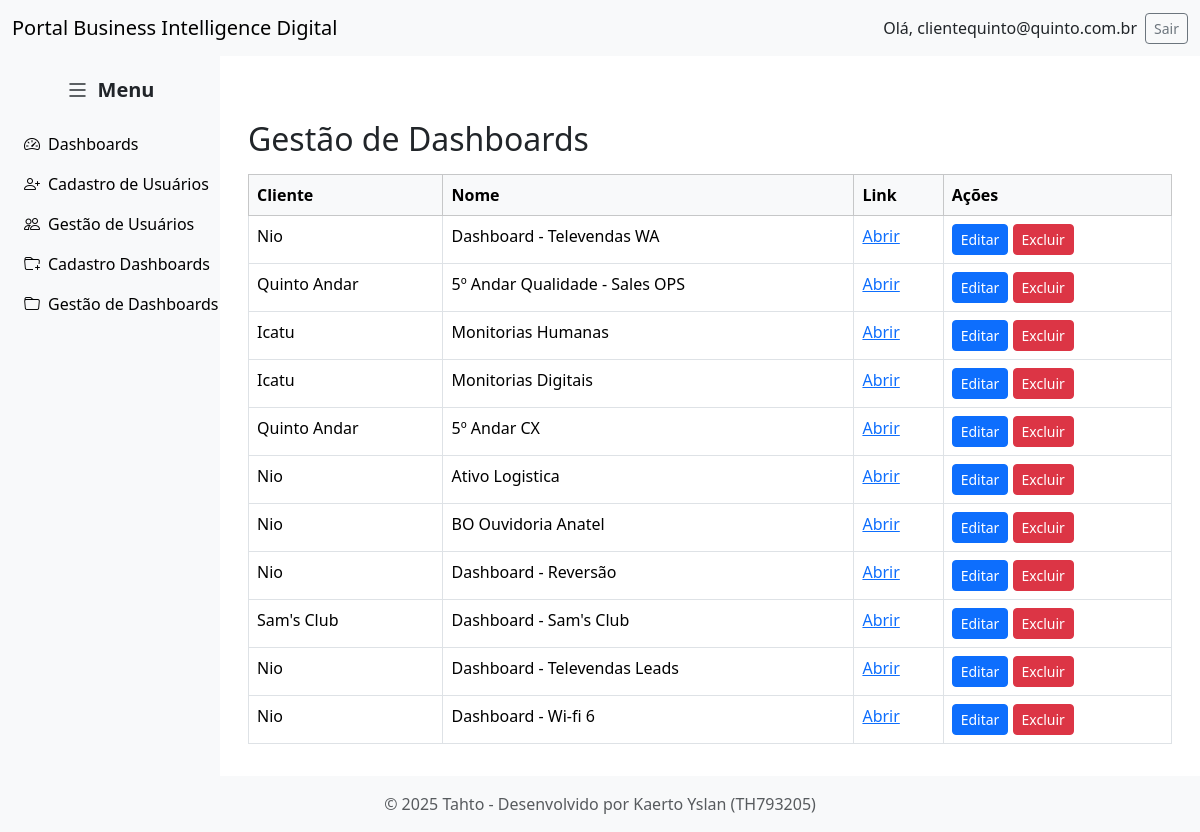
Screenshot of /gestao_dashboards (signed in) with the database file from the repository.
### tables this page shows
CREATE TABLE users (
	id INTEGER PRIMARY KEY AUTOINCREMENT,
	username TEXT NOT NULL,
	password_hash TEXT NOT NULL,
	tipo INTEGER
, first_login INTEGER DEFAULT 1);

CREATE TABLE dashboard (
            cliente TEXT NOT NULL,
            nome TEXT NOT NULL,
            link TEXT NOT NULL
        , id INTEGER);

### views.py (the view)
@app.route('/gestao_dashboards')
def gestao_dashboards():
    conn = get_db_connection()
    dashboards = conn.execute('SELECT * FROM dashboard').fetchall()
    conn.close()
    return render_template('gestao_dashboards.html', dashboards=dashboards)

### main.py (called while the page is built)
def get_db_connection():
    conn = sqlite3.connect(DB_PATH)
    conn.row_factory = sqlite3.Row
    return conn

def find_user_by_id(user_id):
    with get_db_connection() as conn:
        row = conn.execute(
            "SELECT id, username, password_hash, tipo, first_login FROM users WHERE id = ?",
            (user_id,)
        ).fetchone()
        if row:
            return User(row["id"], row["username"], row["password_hash"], row["tipo"], row["first_login"])
        return None

@login_manager.user_loader
def load_user(user_id):
    return find_user_by_id(user_id)

### views.py (called while the page is built)
@app.before_request
def force_first_login():
    if current_user.is_authenticated:
        endpoint = request.endpoint or ""
        if current_user.first_login == 1 and endpoint not in (
            "logout", "login", "change_password_first_time", "static"
        ):
            return redirect(url_for("change_password_first_time"))

### templates/gestao_dashboards.html (shortened to what this page needs)
{% extends "base_admin.html" %}
{% block content %}
<div class="container mt-5">
    <h2>Gestão de Dashboards</h2>
    <table class="table table-bordered mt-3">
        <thead class="table-light">
            <tr>
                <th>Cliente</th>
                <th>Nome</th>
                <th>Link</th>
                <th>Ações</th>
            </tr>
        </thead>
        <tbody>
            {% for dashboard in dashboards %}
            <tr>
                <td>{{ dashboard['cliente'] }}</td>
                <td>{{ dashboard['nome'] }}</td>
                <td><a href="{{ dashboard['link'] }}" target="_blank">Abrir</a></td>
                <td>
                    <a href="{{ url_for('editar_dashboard', id=dashboard['id']) }}" class="btn btn-sm btn-primary">Editar</a>
                    <form action="{{ url_for('excluir_dashboard', id=dashboard['id']) }}" method="POST" style="display:inline-block;">
                        <button type="submit" class="btn btn-sm btn-danger" onclick="return confirm('Tem certeza que deseja excluir este dashboard?');">Excluir</button>
                    </form>
                </td>
            </tr>
            {% endfor %}
        </tbody>
    </table>
</div>
{% endblock %}

### templates/base_admin.html (shortened to what this page needs)
<!doctype html>
<html lang="pt-br">
<head>
  <link href="https://cdn.jsdelivr.net/npm/bootstrap@5.3.2/dist/css/bootstrap.min.css" rel="stylesheet">
  <link href="https://cdn.jsdelivr.net/npm/bootstrap-icons@1.11.1/font/bootstrap-icons.css" rel="stylesheet">
</head>
<body>
  <nav class="navbar navbar-expand-lg navbar-light bg-light">
    <div class="container-fluid d-flex justify-content-between align-items-center">
      <a class="navbar-brand mb-0" href="{{ url_for('index') }}">
        Portal Business Intelligence Digital
      </a>
      {% if current_user.is_authenticated %}
        <div class="d-flex align-items-center">
          <span class="me-2">Olá, {{ current_user.username }}</span>
          <a class="btn btn-sm btn-outline-secondary" href="{{ url_for('logout') }}">Sair</a>
        </div>
      {% endif %}
    </div>
  </nav>
  <div class="container-fluid content-wrapper">
    {% if current_user.is_authenticated %}
      <div class="sidebar" id="sidebar">
        <div class="sidebar-toggle" id="toggleBtn">
          <i class="bi bi-list"></i>
          <span>Menu</span>
        </div>
        <a href="{{ url_for('homepage') }}"><i class="bi bi-speedometer2"></i> <span>Dashboards</span></a>
        <a href="{{ url_for('register') }}"><i class="bi bi-person-plus"></i> <span>Cadastro de Usuários</span></a>
        <a href="{{ url_for('gestao_usuarios') }}"><i class="bi bi-people"></i> <span>Gestão de Usuários</span></a>
        <a href="{{ url_for('register_dashboard') }}"><i class="bi bi-folder-plus"></i> <span>Cadastro Dashboards</span></a>
        <a href="{{ url_for('gestao_dashboards') }}"><i class="bi bi-folder"></i> <span>Gestão de Dashboards</span></a>
      </div>
    {% endif %}
    <div class="main-content" id="mainContent">
      {% block content %}{% endblock %}
    </div>
  </div>
  <footer class="bg-light text-center text-muted py-3">
    <div class="container">
      © 2025 Tahto - Desenvolvido por Kaerto Yslan (TH793205)
    </div>
  </footer>
</body>
</html>

### templates/base_admin.html (style rules this page uses)
html, body { height: 100%; margin: 0; padding: 0; }
body { display: flex; flex-direction: column; }
.navbar { flex-shrink: 0; margin: 0; border-radius: 0; }
.content-wrapper { flex: 1; display: flex; margin: 0; padding: 0; transition: all 0.3s ease; }
.sidebar { width: 220px; background-color: #f8f9fa; padding: 1rem; display: flex; flex-direction: column; transition: width 0.3s; overflow: hidden; }
.sidebar-toggle { display: flex; align-items: center; justify-content: center; cursor: pointer; margin-bottom: 1rem; }
.sidebar-toggle i { font-size: 1.5rem; margin-right: 0.5rem; }
.sidebar-toggle span { font-size: 1.25rem; font-weight: bold; }
.sidebar a { display: flex; align-items: center; gap: 0.5rem; padding: 0.5rem; text-align: left; color: #000; text-decoration: none; white-space: nowrap; border-radius: 0.25rem; }
.main-content { flex: 1; padding: 1rem; transition: margin-left 0.3s; }
footer { margin: 0; border-radius: 0; }

### rows the page displays
users: username "clientequinto@quinto.com.br"
dashboard: cliente "Nio", nome "Dashboard - Televendas WA"
dashboard: cliente "Quinto Andar", nome "5º Andar Qualidade - Sales OPS"
dashboard: cliente "Icatu", nome "Monitorias Humanas"
dashboard: cliente "Icatu", nome "Monitorias Digitais"
dashboard: cliente "Quinto Andar", nome "5º Andar CX"
dashboard: cliente "Nio", nome "Ativo Logistica"
dashboard: cliente "Nio", nome "BO Ouvidoria Anatel"
dashboard: cliente "Nio", nome "Dashboard - Reversão"
dashboard: cliente "Sam's Club", nome "Dashboard - Sam's Club"
dashboard: cliente "Nio", nome "Dashboard - Televendas Leads"
dashboard: cliente "Nio", nome "Dashboard - Wi-fi 6"
